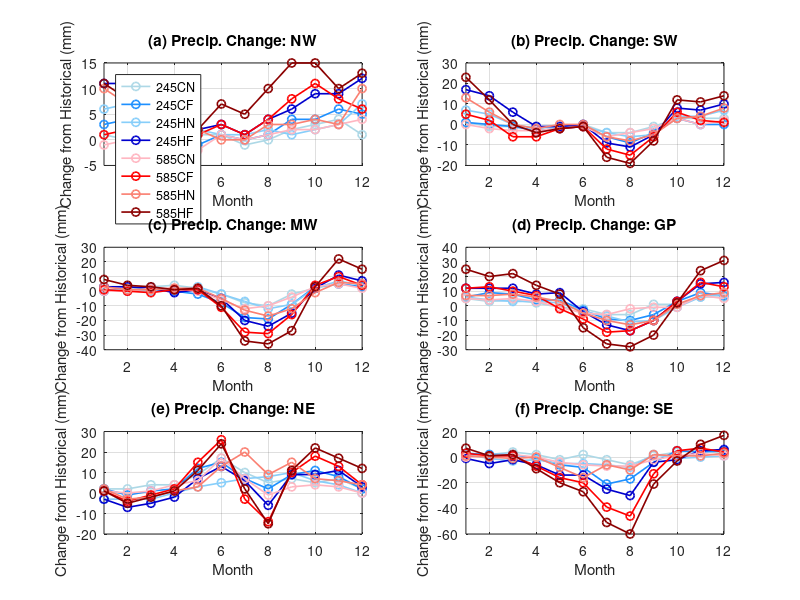

Write MATLAB code to recreate this figure. (Note: this script raises an error after producing the figure.)
%% monthly Tair change (abs diff)

clear all; clc;

% Plot monthly change
subplot(3,2,1)

% Define months
months = 1:12;

% Define data (rows = months, columns = variables)
data = [
194	195	197	200	205	193	195	204	205
155	155	159	162	166	155	157	162	163
165	167	168	168	174	165	164	167	169
124	126	123	124	126	123	121	122	122
88	89	87	90	90	86	89	90	90
61	62	62	62	64	62	64	61	68
24	23	24	25	25	24	25	24	29
24	24	25	26	28	25	28	27	34
49	51	53	50	55	51	57	52	64
116	119	120	118	125	118	127	120	131
209	213	215	212	218	212	217	212	219
210	211	215	217	222	214	216	220	223
];

colors = [
   [173 216 230]/255;  % 245CN (dark blue)
    [30, 144, 255]/255;  % 245CF (medium blue)
   [135, 206, 250]/255;  % 245HN (darker blue)
  [0, 0, 205]/255;  % 245HF (deep blue)
    [255, 182, 193]/255;  % 585CN (light red)
    [255 0 0]/255;  % 585CF (medium red)
    [250 128 114]/255;  % 585HN (dark red)
    [139, 0, 0]/255;  % 585HF (deep red)
];

% Annual data
annual = [1420	1435	1447	1454	1497	1427	1459	1462	1517];

% Subtract the historical values (column 1) from the rest
change_monthly = (data(:,2:end) - data(:,1));
change_annual = annual(2:end) - annual(1);

% Scenario labels (excluding Hist)
labels = {'245CN', '245CF', '245HN', '245HF', '585CN', '585CF', '585HN', '585HF'};


hold on;
for s = 1:8
    plot(months, change_monthly(:,s), '-o', ...
        'Color', colors(s,:), 'LineWidth', 1.2);
end
hold off;
xlim([1,12])
xlabel('Month');
ylabel('Change from Historical (mm)');
title('(a) Precip. Change: NW');
legend(labels, 'Location', 'northwest');
grid on;
box on;
% ylim([0, 9])




% Plot monthly change
subplot(3,2,2)

% Define months
months = 1:12;

% Define data (rows = months, columns = variables)
data = [
138	139	139	145	155	138	143	151	161
129	128	129	134	143	127	131	135	141
118	117	117	118	124	115	112	118	118
58	57	55	56	57	55	52	56	54
34	33	32	33	33	32	32	34	32
14	14	13	13	14	13	13	14	13
25	21	19	21	16	19	13	19	9
28	24	19	22	17	24	13	20	9
24	23	20	19	19	22	18	19	16
45	48	48	49	53	48	51	48	57
93	96	93	97	100	93	95	97	104
143	146	143	150	153	145	144	151	157

];

colors = [
   [173 216 230]/255;  % 245CN (dark blue)
    [30, 144, 255]/255;  % 245CF (medium blue)
   [135, 206, 250]/255;  % 245HN (darker blue)
  [0, 0, 205]/255;  % 245HF (deep blue)
    [255, 182, 193]/255;  % 585CN (light red)
    [255 0 0]/255;  % 585CF (medium red)
    [250 128 114]/255;  % 585HN (dark red)
    [139, 0, 0]/255;  % 585HF (deep red)
];

% Annual data
annual = [850	845	829	858	884	832	817	862	871];

% Subtract the historical values (column 1) from the rest
change_monthly = data(:,2:end) - data(:,1);
change_annual = annual(2:end) - annual(1);

% Scenario labels (excluding Hist)
labels = {'245CN', '245CF', '245HN', '245HF', '585CN', '585CF', '585HN', '585HF'};


hold on;
for s = 1:8
    plot(months, change_monthly(:,s), '-o', ...
        'Color', colors(s,:), 'LineWidth', 1.2);
end
hold off;
xlim([1,12])
xlabel('Month');
ylabel('Change from Historical (mm)');
title('(b) Precip. Change: SW');
% legend(labels, 'Location', 'northwest');
grid on;
box on;
% ylim([0, 9])





% Plot monthly change
subplot(3,2,3)

% Define months
months = 1:12;

% Define data (rows = months, columns = variables)
data = [
44	45	44	45	47	44	45	47	52
48	49	48	49	51	48	48	49	52
70	73	72	70	72	72	69	71	73
90	94	90	91	89	92	91	92	91
105	107	103	108	106	105	106	107	107
87	85	79	85	82	81	76	82	77
64	56	46	57	44	52	36	51	30
51	41	32	39	27	41	22	34	15
56	54	47	47	41	52	40	44	29
63	65	66	65	65	66	67	62	66
57	62	62	64	68	62	67	63	79
51	54	54	55	58	53	55	56	66

];

colors = [
   [173 216 230]/255;  % 245CN (dark blue)
    [30, 144, 255]/255;  % 245CF (medium blue)
   [135, 206, 250]/255;  % 245HN (darker blue)
  [0, 0, 205]/255;  % 245HF (deep blue)
    [255, 182, 193]/255;  % 585CN (light red)
    [255 0 0]/255;  % 585CF (medium red)
    [250 128 114]/255;  % 585HN (dark red)
    [139, 0, 0]/255;  % 585HF (deep red)
];

% Annual data
annual = [786	786	743	774	750	768	721	758	737];

% Subtract the historical values (column 1) from the rest
change_monthly = data(:,2:end) - data(:,1);
change_annual = annual(2:end) - annual(1);

% Scenario labels (excluding Hist)
labels = {'245CN', '245CF', '245HN', '245HF', '585CN', '585CF', '585HN', '585HF'};


hold on;
for s = 1:8
    plot(months, change_monthly(:,s), '-o', ...
        'Color', colors(s,:), 'LineWidth', 1.2);
end
hold off;
xlim([1,12])
xlabel('Month');
ylabel('Change from Historical (mm)');
title('(c) Precip. Change: MW');
% legend(labels, 'Location', 'northwest');
grid on;
box on;
% ylim([0, 9])




% Plot monthly change
subplot(3,2,4)

% Define months
months = 1:12;

% Define data (rows = months, columns = variables)
data = [
   44	49	50	50	56	49	56	51	69
48	51	57	52	60	52	61	55	68
59	63	67	62	71	64	69	67	81
59	61	63	62	67	62	66	65	73
80	79	84	82	89	79	78	83	88
61	59	58	57	57	56	52	56	46
56	50	47	49	43	50	38	46	30
55	49	45	44	38	53	38	42	27
60	61	54	50	50	59	50	50	40
65	66	68	64	68	64	68	66	67
50	56	59	56	65	57	66	57	74
47	53	54	55	63	52	60	56	78

];

colors = [
   [173 216 230]/255;  % 245CN (dark blue)
    [30, 144, 255]/255;  % 245CF (medium blue)
   [135, 206, 250]/255;  % 245HN (darker blue)
  [0, 0, 205]/255;  % 245HF (deep blue)
    [255, 182, 193]/255;  % 585CN (light red)
    [255 0 0]/255;  % 585CF (medium red)
    [250 128 114]/255;  % 585HN (dark red)
    [139, 0, 0]/255;  % 585HF (deep red)
];

% Annual data
annual = [685	697	707	685	727	696	701	693	743];

% Subtract the historical values (column 1) from the rest
change_monthly = data(:,2:end) - data(:,1);
change_annual = annual(2:end) - annual(1);

% Scenario labels (excluding Hist)
labels = {'245CN', '245CF', '245HN', '245HF', '585CN', '585CF', '585HN', '585HF'};


hold on;
for s = 1:8
    plot(months, change_monthly(:,s), '-o', ...
        'Color', colors(s,:), 'LineWidth', 1.2);
end
hold off;
xlim([1,12])
xlabel('Month');
ylabel('Change from Historical (mm)');
title('(d) Precip. Change: GP');
% legend(labels, 'Location', 'northwest');
grid on;
box on;
% ylim([0, 9])



% Plot monthly change
subplot(3,2,5)

% Define months
months = 1:12;

% Define data (rows = months, columns = variables)
data = [
84	86	86	81	81	85	85	86	85
83	85	82	80	76	83	79	80	78
107	111	108	104	102	108	106	105	105
112	116	114	112	110	116	114	113	113
129	138	141	132	136	135	144	132	140
127	144	142	132	140	144	153	140	151
129	139	136	136	135	136	126	149	131
108	113	110	116	102	107	94	117	93
103	110	112	113	112	106	113	118	114
88	93	99	94	97	92	106	95	110
87	94	95	91	98	90	100	93	104
92	94	94	92	95	92	96	96	104

];

colors = [
   [173 216 230]/255;  % 245CN (dark blue)
    [30, 144, 255]/255;  % 245CF (medium blue)
   [135, 206, 250]/255;  % 245HN (darker blue)
  [0, 0, 205]/255;  % 245HF (deep blue)
    [255, 182, 193]/255;  % 585CN (light red)
    [255 0 0]/255;  % 585CF (medium red)
    [250 128 114]/255;  % 585HN (dark red)
    [139, 0, 0]/255;  % 585HF (deep red)
];

% Annual data
annual = [1249	1323	1319	1285	1287	1296	1316	1325	1328];

% Subtract the historical values (column 1) from the rest
change_monthly = data(:,2:end) - data(:,1);
change_annual = annual(2:end) - annual(1);

% Scenario labels (excluding Hist)
labels = {'245CN', '245CF', '245HN', '245HF', '585CN', '585CF', '585HN', '585HF'};


hold on;
for s = 1:8
    plot(months, change_monthly(:,s), '-o', ...
        'Color', colors(s,:), 'LineWidth', 1.2);
end
hold off;
xlim([1,12])
xlabel('Month');
ylabel('Change from Historical (mm)');
title('(e) Precip. Change: NE');
% legend(labels, 'Location', 'northwest');
grid on;
box on;
% ylim([0, 9])



% Plot monthly change
subplot(3,2,6)

% Define months
months = 1:12;

% Define data (rows = months, columns = variables)
data = [
104	107	107	106	103	104	107	105	111
102	104	104	101	97	103	103	102	103
117	121	119	114	115	119	118	116	119
109	111	108	107	103	109	102	109	100
119	117	113	114	105	115	103	111	99
144	146	136	139	130	138	124	128	117
150	148	129	144	125	143	111	144	99
139	133	122	131	109	132	93	129	79
116	117	112	118	112	114	103	118	95
95	99	100	94	93	96	100	96	92
96	101	100	96	101	99	103	97	106
106	109	111	107	112	107	110	109	123

];

colors = [
   [173 216 230]/255;  % 245CN (dark blue)
    [30, 144, 255]/255;  % 245CF (medium blue)
   [135, 206, 250]/255;  % 245HN (darker blue)
  [0, 0, 205]/255;  % 245HF (deep blue)
    [255, 182, 193]/255;  % 585CN (light red)
    [255 0 0]/255;  % 585CF (medium red)
    [250 128 114]/255;  % 585HN (dark red)
    [139, 0, 0]/255;  % 585HF (deep red)
];

% Annual data
annual = [1398	1413	1361	1372	1303	1378	1279	1364	1244];

% Subtract the historical values (column 1) from the rest
change_monthly = data(:,2:end) - data(:,1);
change_annual = annual(2:end) - annual(1);

% Scenario labels (excluding Hist)
labels = {'245CN', '245CF', '245HN', '245HF', '585CN', '585CF', '585HN', '585HF'};


hold on;
for s = 1:8
    plot(months, change_monthly(:,s), '-o', ...
        'Color', colors(s,:), 'LineWidth', 1.2);
end
hold off;
xlim([1,12])
xlabel('Month');
ylabel('Change from Historical (mm)');
title('(f) Precip. Change: SE');
% legend(labels, 'Location', 'northwest');
grid on;
box on;
% ylim([0, 9])



% % Plot annual change
% subplot(3,2,2)
% bar(change_annual);
% set(gca, 'XTickLabel', labels, 'XTick', 1:8, 'XTickLabelRotation', 45);
% ylabel('Annual Change from Historical (°C)');
% title('Annual Temperature Change from Historical');
% grid on;














%% output the plot

fig = gcf;
fig.PaperUnits = 'inches';

% fig.PaperPosition = [0 0 17.7 8];
fig.PaperPosition = [0 0 10 12];
print('ScreenSizeFigure', '-dpng', '-r300')
